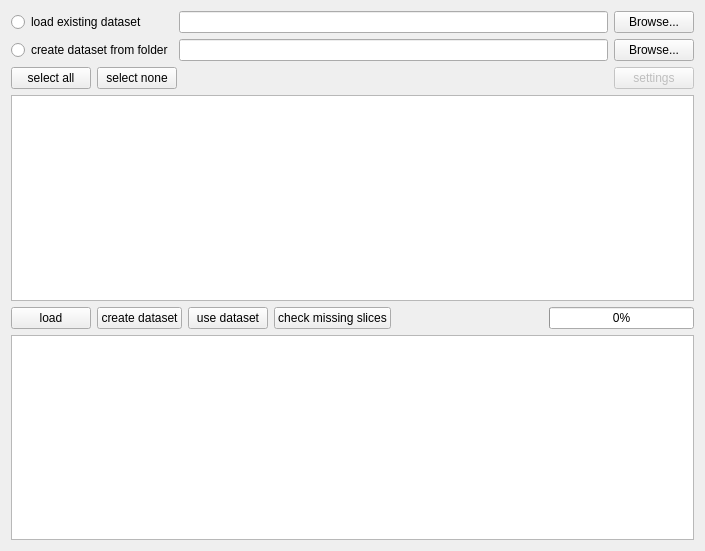
<?xml version="1.0" encoding="UTF-8"?>
<ui version="4.0">
 <class>widget</class>
 <widget class="QWidget" name="widget">
  <property name="geometry">
   <rect>
    <x>0</x>
    <y>0</y>
    <width>705</width>
    <height>551</height>
   </rect>
  </property>
  <property name="windowTitle">
   <string>Form</string>
  </property>
  <layout class="QVBoxLayout" name="verticalLayout">
   <item>
    <layout class="QGridLayout" name="gridLayout">
     <item row="0" column="0">
      <widget class="QRadioButton" name="radioButton">
       <property name="text">
        <string>load existing dataset</string>
       </property>
      </widget>
     </item>
     <item row="0" column="2">
      <widget class="QPushButton" name="pb_1">
       <property name="text">
        <string>Browse...</string>
       </property>
      </widget>
     </item>
     <item row="1" column="1">
      <widget class="QLineEdit" name="line_edit_2"/>
     </item>
     <item row="1" column="2">
      <widget class="QPushButton" name="pb_2">
       <property name="text">
        <string>Browse...</string>
       </property>
      </widget>
     </item>
     <item row="0" column="1">
      <widget class="QLineEdit" name="line_edit_1"/>
     </item>
     <item row="1" column="0">
      <widget class="QRadioButton" name="radioButton_2">
       <property name="text">
        <string>create dataset from folder</string>
       </property>
      </widget>
     </item>
    </layout>
   </item>
   <item>
    <layout class="QHBoxLayout" name="horizontalLayout_2">
     <item>
      <widget class="QPushButton" name="pb_select_all">
       <property name="text">
        <string>select all</string>
       </property>
      </widget>
     </item>
     <item>
      <widget class="QPushButton" name="pb_select_none">
       <property name="text">
        <string>select none</string>
       </property>
      </widget>
     </item>
     <item>
      <spacer name="horizontalSpacer">
       <property name="orientation">
        <enum>Qt::Horizontal</enum>
       </property>
       <property name="sizeHint" stdset="0">
        <size>
         <width>40</width>
         <height>20</height>
        </size>
       </property>
      </spacer>
     </item>
     <item>
      <widget class="QPushButton" name="pb_settings">
       <property name="enabled">
        <bool>false</bool>
       </property>
       <property name="text">
        <string>settings</string>
       </property>
      </widget>
     </item>
    </layout>
   </item>
   <item>
    <widget class="QTableView" name="tableView">
     <property name="selectionBehavior">
      <enum>QAbstractItemView::SelectRows</enum>
     </property>
     <property name="wordWrap">
      <bool>false</bool>
     </property>
     <attribute name="verticalHeaderVisible">
      <bool>false</bool>
     </attribute>
    </widget>
   </item>
   <item>
    <layout class="QHBoxLayout" name="horizontalLayout">
     <item>
      <widget class="QPushButton" name="pb_load">
       <property name="text">
        <string>load</string>
       </property>
      </widget>
     </item>
     <item>
      <widget class="QPushButton" name="pb_create">
       <property name="text">
        <string>create dataset</string>
       </property>
      </widget>
     </item>
     <item>
      <widget class="QPushButton" name="pb_use">
       <property name="text">
        <string>use dataset</string>
       </property>
      </widget>
     </item>
     <item>
      <widget class="QPushButton" name="pb_checkmissing">
       <property name="text">
        <string>check missing slices</string>
       </property>
      </widget>
     </item>
     <item>
      <widget class="QLabel" name="label_status">
       <property name="sizePolicy">
        <sizepolicy hsizetype="Expanding" vsizetype="Preferred">
         <horstretch>0</horstretch>
         <verstretch>0</verstretch>
        </sizepolicy>
       </property>
       <property name="text">
        <string/>
       </property>
      </widget>
     </item>
     <item>
      <widget class="QProgressBar" name="progressBar">
       <property name="value">
        <number>0</number>
       </property>
      </widget>
     </item>
    </layout>
   </item>
   <item>
    <widget class="ConsoleOutputTextBrowser" name="textBrowser"/>
   </item>
  </layout>
 </widget>
 <customwidgets>
  <customwidget>
   <class>ConsoleOutputTextBrowser</class>
   <extends>QTextBrowser</extends>
   <header>VISoR_Reconstruction/tools/common/console_output_text_browser.h</header>
  </customwidget>
 </customwidgets>
 <resources/>
 <connections/>
</ui>
